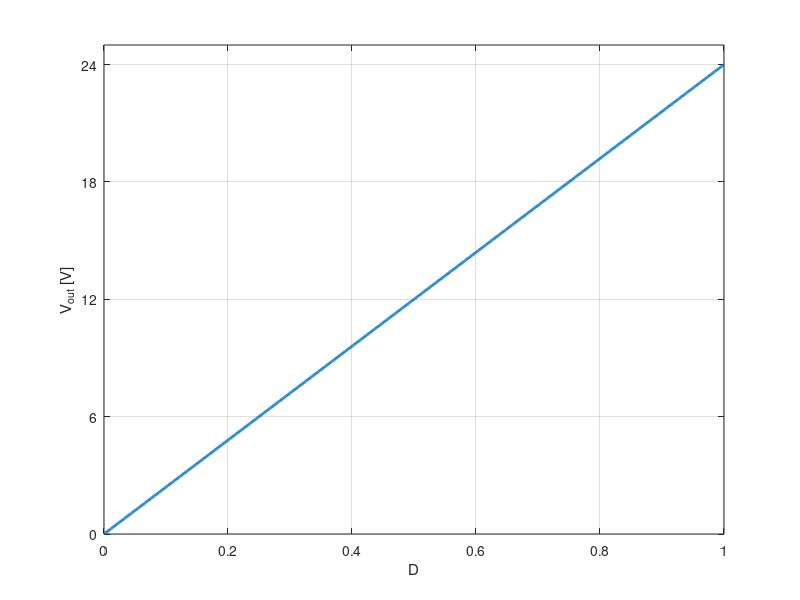

Write the MATLAB code that produced this figure. (Note: this script raises an error after producing the figure.)
%% initialize
clear all;
close all;
clc;
%% buck
Vin = 24;
RL = 10;
L = 100e-6;
C = 100e-6;
%% 2.1 graph Vout(d)
D = linspace(0,1,1001);
Vout = D*Vin;
fig = figure;
plot(D,Vout,'LineWidth',2)
grid on
xlabel('D')
ylabel('V_{out} [V]')
yticks([0,6,12,18,24])
saveFig(fig,'buck_Vout',200)
%% 2.2 graph VCripple(fsw) og ILripple(fsw)
fsw = linspace(40e3,100e3,601);
D = 0.5;
Vout=Vin*D;
dt = 1./fsw*D;
ILripple = 1/L*(Vin-Vout)*dt;
Q = 1./2*ILripple./2.*1./(2.*fsw);
VCripple = Q./C;
fig = figure;
plot(fsw/1000,ILripple,'LineWidth',2)
grid on
xlabel('f_{sw} [kHz]')
ylabel('I_{L,ripple} [A]') 
ylim([0 max(ILripple)])
saveFig(fig,'buck_IL',200)
fig = figure;
plot(fsw/1000,1000*VCripple,'LineWidth',2)
grid on
xlabel('f_{sw} [kHz]')
ylabel('V_{C,ripple} [mV]') 
ylim([0 1000*max(VCripple)])
saveFig(fig,'buck_VC',200)
%% 2.3 Critical RL
fsw=100e3;
D=0.5;
Rcrit = 2*L*fsw/(1-D);
display(Rcrit)
%% 2.4 efficiency
% 100 kHz should be more effective since the p2p ripple current and voltage
% is a lot lower.
%% boost
L = 100e-6;
Vin = 10;
%% 4.1 Vout(D)
% read data
d10 = readtable('451-10.csv', 'HeaderLines', 1);
d20 = readtable('451-20.csv', 'HeaderLines', 1);
d30 = readtable('451-30.csv', 'HeaderLines', 1);
d40 = readtable('451-40.csv', 'HeaderLines', 1);
d50 = readtable('451-50.csv', 'HeaderLines', 1);
d60 = readtable('451-60.csv', 'HeaderLines', 1);
d_list=[d10.Volt d20.Volt d30.Volt d40.Volt d50.Volt d60.Volt];
D_real = 0.1:0.1:0.6;
Vout_real = zeros(length(D_real),1);
for i=1:length(Vout_real)
    Vout_real(i)=mean(d_list(:,i));
end
D = linspace(0.1,0.6,501);
Vout=Vin./(1-D);
%% plot
fig = figure;
plot(D,Vout,'LineWidth',2)
hold on
plot(D_real,Vout_real,'.','MarkerSize',15)
legend('Theoretical','Measured','Location','northwest')
grid on
xlabel('D')
xlim([0.1 0.6])
ylabel('V_{out} [V]')
set(gca,'FontSize',20)
saveFig(fig,'boost_Vout_data',200)
%% 4.2 waveform
Lwave40_boost = readtable('452-40.csv', 'HeaderLines', 1);
Lwave60_boost = readtable('452-60.csv', 'HeaderLines', 1);
Lwave80_boost = readtable('452-80.csv', 'HeaderLines', 1);
Lwave100_boost = readtable('452-100.csv', 'HeaderLines', 1);
fig=figure;
plot((Lwave40_boost.second-Lwave40_boost.second(1))*10^6,2*Lwave40_boost.Volt_2,'LineWidth',1.2)
hold on
plot((Lwave60_boost.second-Lwave60_boost.second(1))*10^6,2*Lwave60_boost.Volt_2,'LineWidth',1.2)
plot((Lwave80_boost.second-Lwave80_boost.second(1))*10^6,2*Lwave80_boost.Volt_2,'LineWidth',1.2)
plot((Lwave100_boost.second-Lwave100_boost.second(1))*10^6,2*Lwave100_boost.Volt_2,'LineWidth',1.2)
grid on
xlabel('Time [\mus]')
xlim([0,50])
ylabel('Inductor current [A]')
set(gca,'FontSize',20)
legend('40 kHz','60 kHz','80 kHz','100 kHz','Location','south')
saveFig(fig,'boost_Lripple_wave',200)
%% 4.2 ILripple
fsw = linspace(40e3,100e3,601);
D = 0.5;
fsw_real = (40:20:100);
Lwave_list = [2*Lwave40_boost.Volt_2 2*Lwave60_boost.Volt_2 2*Lwave80_boost.Volt_2 2*Lwave100_boost.Volt_2];
ILripple_real = 2*sqrt(3).*sqrt(1/2000.*sum((Lwave_list-mean(Lwave_list,1)).^2,1));
%ILripple_real = [2.298-1.241 2.11-1.44 2.045-1.515 1.973-1.563];
RL = 20;
dt = 1./fsw*D;
ILripple = 1/L*Vin*dt;
%%
fig = figure;
plot(fsw/1000,ILripple,'LineWidth',2)
grid on
hold on
plot(fsw_real,ILripple_real,'.','MarkerSize',15)
legend('Theoretical','Measured','Location','northeast')
xlabel('f_{sw} [kHz]')
ylabel('I_{L_{ripple}} [A]') 
ylim([0 max(ILripple)])
set(gca,'FontSize',20)
saveFig(fig,'boost_IL_data',200)
%% 4.3 efficiency 
% 100 kHz should be more effective since the p2p ripple current is a lot lower.
eff_boost_100 = readtable('453-100.csv', 'HeaderLines', 1);
eff_boost_40 = readtable('453-40.csv', 'HeaderLines', 1);
eff_boost_100_Iout_wave=2*eff_boost_100.Volt_2-0.965;
eff_boost_100_Iout_wave(eff_boost_100_Iout_wave<0.5)=0;
%eff_boost_100_Iout_wave(eff_boost_100_Iout_wave>1.75)=1.7;
eff_boost_40_Iout_wave=2*eff_boost_40.Volt_2-0.965;
eff_boost_40_Iout_wave(eff_boost_40_Iout_wave<0.5)=0;
%eff_boost_40_Iout_wave(eff_boost_40_Iout_wave>1.75)=1.7;
fig=figure;
plot(10^6*(eff_boost_100.second-min(eff_boost_100.second)),[2*eff_boost_100.Volt_2,eff_boost_100_Iout_wave,2*eff_boost_100.Volt_3],'LineWidth',1.2)
legend('I_{out}','I_{out}*','I_{in}')
xlabel('Time [\mus]')
xlim([0 50])
ylabel('Current [A]')
grid()
set(gca,'FontSize',20)
saveFig(fig,'boost_eff_100',200)

fig=figure;
plot(10^6*(eff_boost_40.second-min(eff_boost_40.second)),[2*eff_boost_40.Volt_2,eff_boost_40_Iout_wave,2*eff_boost_40.Volt_3],'LineWidth',1.2)
legend('I_{out}','I_{out}*','I_{in}')
xlabel('Time [\mus]')
xlim([0 50])
ylabel('Current [A]')
grid()
set(gca,'FontSize',20)
saveFig(fig,'boost_eff_40',200)
eff_boost_100_Vout=1/2000*sum(eff_boost_100.Volt);
eff_boost_100_Vin=1/2000*sum(eff_boost_100.Volt_1);
eff_boost_100_Iout=1/2000*sum(eff_boost_100_Iout_wave);
eff_boost_100_Iin=1/2000*sum((2.*eff_boost_100.Volt_3));
eff_boost_40_Vout=1/2000*sum(eff_boost_40.Volt);
eff_boost_40_Vin=1/2000*sum(eff_boost_40.Volt_1);
eff_boost_40_Iout=1/2000*sum(eff_boost_40_Iout_wave);
eff_boost_40_Iin=sqrt(1/2000*sum((2.*eff_boost_40.Volt_3).^2));
% efficiency
eff_boost_100_real=eff_boost_100_Vout*eff_boost_100_Iout/(eff_boost_100_Vin*eff_boost_100_Iin);
eff_boost_40_real=eff_boost_40_Vout*eff_boost_40_Iout/(eff_boost_40_Vin*eff_boost_40_Iin);
display(eff_boost_100_real)
display(eff_boost_40_real)